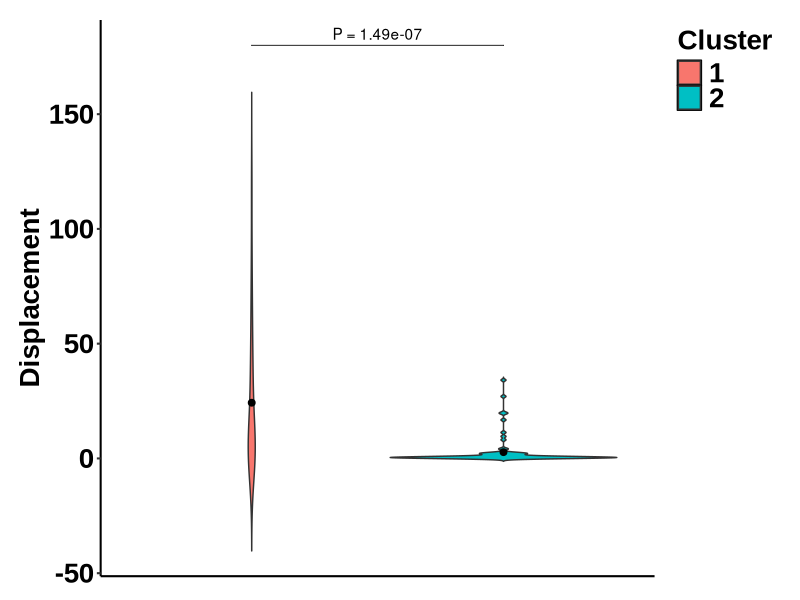
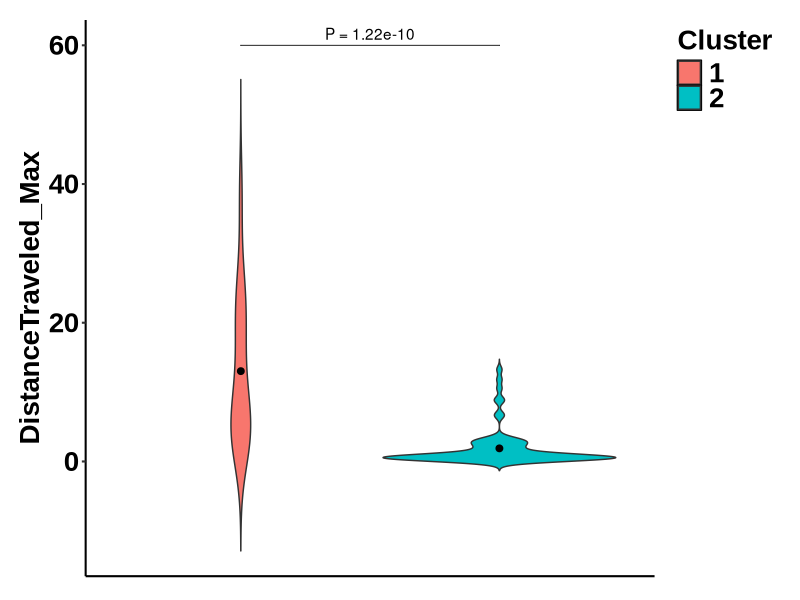
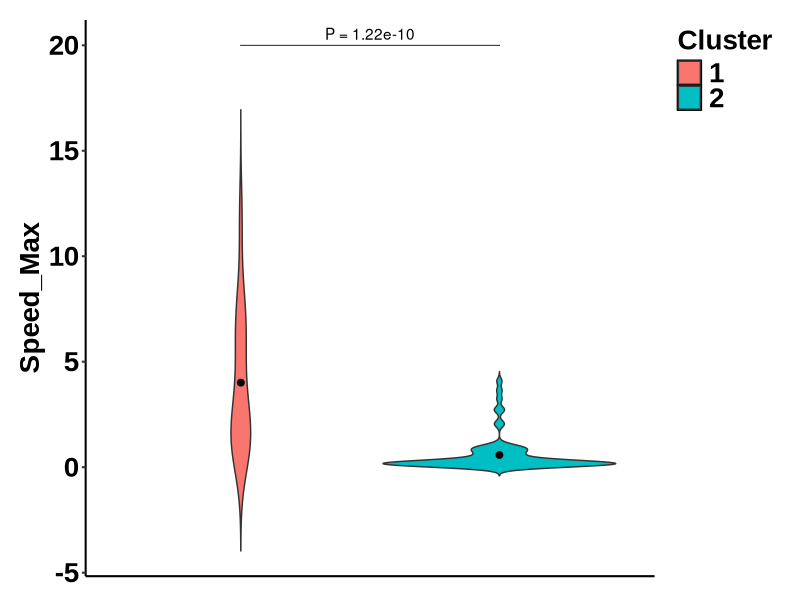
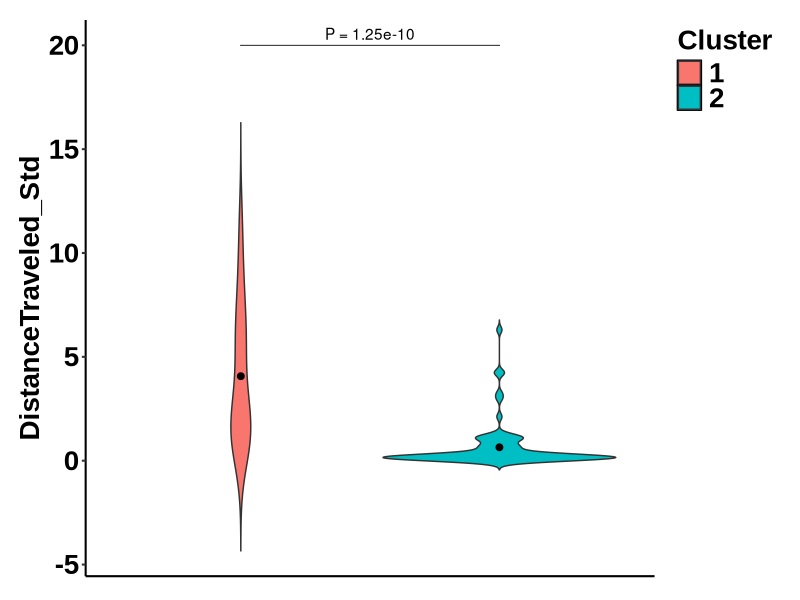
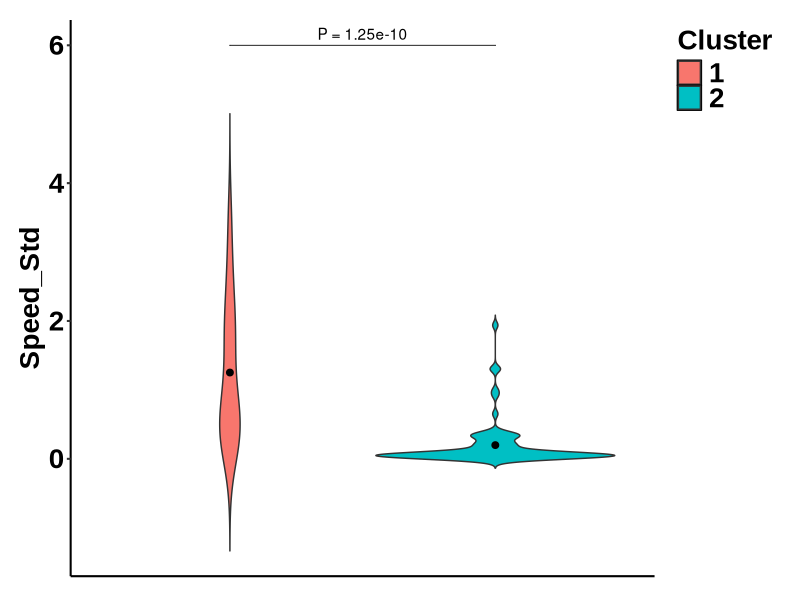
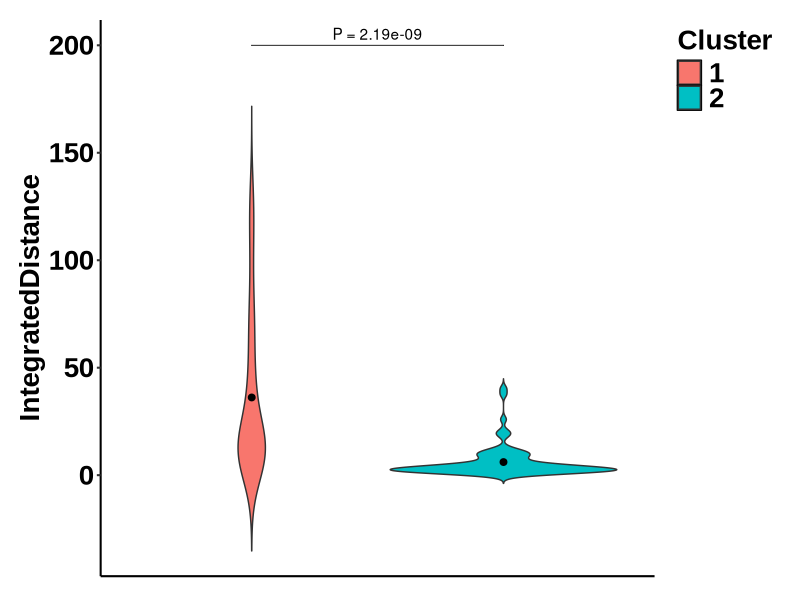
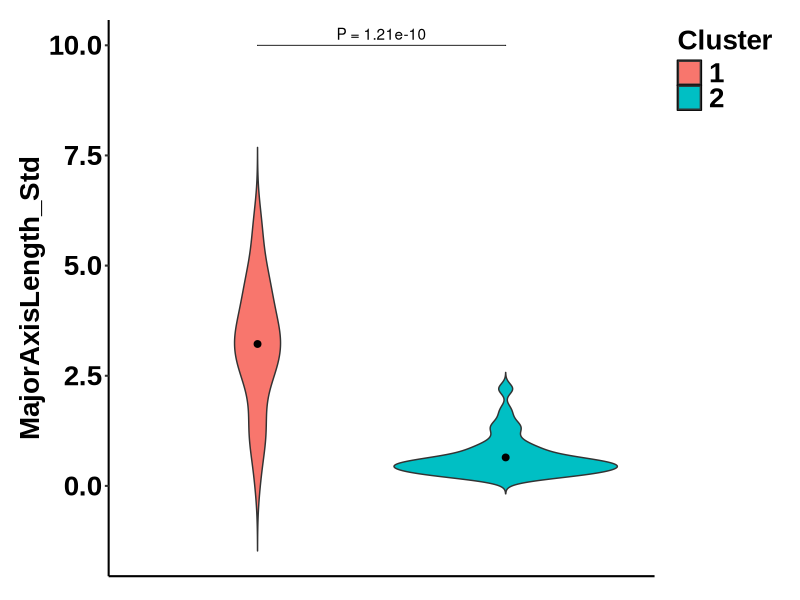
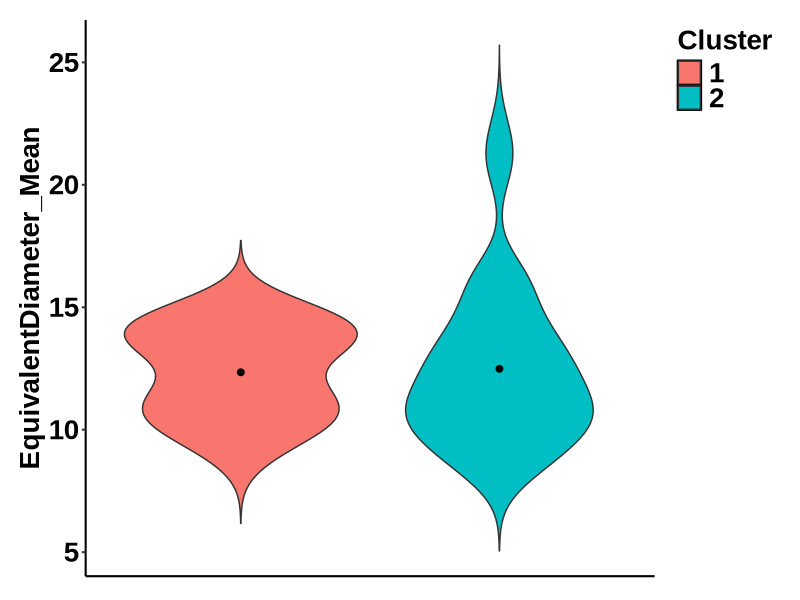

Recreate these plots in R, in order.
setwd("/Users/shuntaro/Documents/R/CW/230302_scBehavSeq_12081/R_output")
getwd()

install.packages("rstatix")
install.packages("ggpubr")

library(tidyverse)
library(cowplot)
library(scales)
library(rstatix)
library(ggpubr)

set.seed(2022)

mytheme1 <- theme(panel.background = element_blank(),
                  plot.margin = unit(c(1, 1, 0, 1), "lines"),
                  plot.title = element_text(hjust = 0.5, size=20, family = "Arial", face = "bold"),
                  axis.line = element_line(size = 0.7),
                  axis.ticks = element_line(size = 0.7), 
                  axis.title = element_text(size=20, family = "Arial", face = "bold"), 
                  axis.text = element_text(size=20, color = "black", family = "Arial", face = "bold"), 
                  legend.position = "top", 
                  legend.key = element_rect(fill = "white"), 
                  legend.title = element_text(size = 20, family = "Arial", face = "bold"),
                  legend.text = element_text(size = 20, family = "Arial", face = "bold"), 
                  strip.background = element_rect(colour = "black", fill = "white"), 
                  strip.text.x = element_text(size=18, family = "Arial", face = "bold"), 
                  strip.text.y = element_text(size=18, family = "Arial", face = "bold"))

mytheme2 = theme_bw() + 
        theme(panel.background = element_blank(),
              plot.margin = unit(c(1, 1, 0, 1), "lines"),
              plot.title = element_text(hjust = 0.5, size=20, family = "Arial", face = "bold"),
              axis.title = element_text(size=20, family = "Arial", face = "bold"), 
              axis.text = element_text(size=20, color = "black", family = "Arial", face = "bold"), 
              panel.grid = element_blank(),
              legend.position = "right", 
              legend.justification = "top",
              legend.key = element_rect(fill = "white"), 
              legend.title = element_text(size = 20, family = "Arial", face = "bold"),
              legend.text = element_text(size = 20, family = "Arial", face = "bold"), 
              strip.background = element_rect(colour = "black", fill = "white"), 
              strip.text.x = element_text(size=18, family = "Arial", face = "bold"), 
              strip.text.y = element_text(size=18, family = "Arial", face = "bold"))

df.joined.2.new = read_csv("12081_ATG_Ly6G_Parameters_M2.csv")

df.annotation = read_csv("12081_ATG_Ly6G_Annotation.csv") %>%
        mutate(Order = as.integer(Order), 
               Cluster = factor(Cluster, levels = c("1", "2"))) %>%
        print()

# クラスター間で有意（>0.25: log scale）に変化しているパラメータを検索する。
## df.joined.2.newとdf.annotationをOrderをアンカーにして結合
df.joined.2.hc = df.joined.2.new %>%
        full_join(df.annotation, by = "Order") %>%
        relocate(Cluster, .after = Label)

## クラスターごとのパラメータの平均値を計算
df.joined.2.hc.mean = df.joined.2.hc %>%
        group_by(Cluster) %>%
        summarise(across(Area_Mean:IntegratedDistance, mean)) %>%
        print()

df.joined.2.hc.mean.t = t(as.matrix(df.joined.2.hc.mean))
colnames(df.joined.2.hc.mean.t) = c("Cluster_1", "Cluster_2")


df.joined.2.hc.mean.t = df.joined.2.hc.mean %>%
        mutate(Cluster = str_c("Cluster", Cluster, sep = "_")) %>%
        pivot_longer(!Cluster, names_to = "Variable", values_to = "value") %>%
        pivot_wider(names_from = Cluster)

df.joined.2.hc.summary = df.joined.2.hc.mean.t %>%
        mutate(loge_fold = log(Cluster_2 / Cluster_1), 
               abs_loge_fold = abs(loge_fold)) %>%
        arrange(-abs_loge_fold) %>%
        print()

write_csv(df.joined.2.hc.summary, "12081_ATG_Ly6G_Hc2_Summary.csv")

Top10.param = c("Displacement", 
               "DistanceTraveled_Max", 
               "Speed_Max", 
               "DistanceTraveled_Std", 
               "Speed_Std", 
               "IntegratedDistance", 
               "DistanceTraveled_Mean", 
               "Speed_Mean", 
               "MajorAxisLength_Std", 
               "Area_Std")

# Top5.paramをクラスター間で比較する
## 指定したパラメータのtukey's t-test結果を表示する関数anova.pwcを作成する。
tukey = function(data = df.joined.2.hc, 
                     parameter){
        
        tukey.param = tukey_hsd(data, as.formula(paste0(parameter, "~ Cluster")))
        
        return(tukey.param)
}

tukey.Displacement = tukey(df.joined.2.hc, 
                                   parameter = "Displacement")
tukey.Displacement

## 指定したパラメータのavova結果を反映したviolin plotを表示する関数PlotViolinを作成する。
PlotViolin = function(data_full = df.joined.2.hc, 
                      data_mean = df.joined.2.hc.mean, 
                      parameter = parameter, 
                      pvalue.y.position = pvalue.y.position){
        
        pwc.param = tukey_hsd(data_full, as.formula(paste0(parameter, "~ Cluster")))
        
        p1 = ggplot(data_full) +
                mytheme1 +
                theme(plot.margin = unit(c(1, 1, 1, 1), "lines"))
        
        p2_1 = p1 +
                aes(x = Cluster, y = .data[[parameter]]) +
                geom_violin(aes(fill = Cluster), 
                            trim = FALSE, 
                            adjust = 1) +
                theme(axis.title.x = element_blank(), 
                      axis.ticks.x = element_blank(), 
                      axis.text.x = element_blank(), 
                      legend.position = "right", 
                      legend.justification = "top")
        
        p2_2 = p2_1 + 
                geom_point(data = data_mean,
                           aes(x = Cluster, y = .data[[parameter]]),
                           size = 2) +
                theme(axis.title.x = element_blank(), 
                      axis.ticks.x = element_blank(), 
                      axis.text.x = element_blank())
        
        ViolinPlot = p2_2 +
                stat_pvalue_manual(pwc.param[pwc.param$term == "Cluster", ], 
                                   label = "P = {p.adj}", 
                                   y.position = pvalue.y.position, 
                                   step.increase = 0.1, 
                                   tip.length = 0, 
                                   hide.ns = TRUE)
        
        return(ViolinPlot)
}

### Displacement
ViolinPlot.Displacement = PlotViolin(data_full = df.joined.2.hc, 
                                     data_mean = df.joined.2.hc.mean,
                                     parameter = "Displacement", 
                                     pvalue.y.position = 180)

ViolinPlot.Displacement
ggsave("Violin_Displacement.tiff", width = 5, height = 5)

### DistanceTraveled_Max
ViolinPlot.DistanceTraveled_Max = PlotViolin(parameter = "DistanceTraveled_Max", 
                                     pvalue.y.position = 60)

ViolinPlot.DistanceTraveled_Max
ggsave("Violin_DistanceTraveled_Max.tiff", width = 5, height = 5)

### Speed_Max
ViolinPlot.Speed_Max = PlotViolin(parameter = "Speed_Max", 
                                  pvalue.y.position = 20)

ViolinPlot.Speed_Max
ggsave("Violin_Speed_Max.tiff", width = 5, height = 5)

### DistanceTraveled_Std
ViolinPlot.DistanceTraveled_Std = PlotViolin(parameter = "DistanceTraveled_Std", 
                                             pvalue.y.position = 20)

ViolinPlot.DistanceTraveled_Std
ggsave("Violin_DistanceTraveled_Std.tiff", width = 5, height = 5)

### Speed_Std
ViolinPlot.Speed_Std = PlotViolin(parameter = "Speed_Std", 
                                             pvalue.y.position = 6)

ViolinPlot.Speed_Std
ggsave("Violin_Speed_Std.tiff", width = 5, height = 5)

### IntegratedDistance
ViolinPlot.IntegratedDistance = PlotViolin(parameter = "IntegratedDistance", 
                                             pvalue.y.position = 200)

ViolinPlot.IntegratedDistance
ggsave("Violin_IntegratedDistance.tiff", width = 5, height = 5)

### MajorAxisLength_Std
ViolinPlot.MajorAxisLength_Std = PlotViolin(parameter = "MajorAxisLength_Std", 
                                           pvalue.y.position = 10)

ViolinPlot.MajorAxisLength_Std
ggsave("Violin_MajorAxisLength_Std.tiff", width = 5, height = 5)

### EquivalentDiameter_Mean
summary(df.joined.2.hc$EquivalentDiameter_Mean)
summary(df.joined.2.hc$EquivalentDiameter_Std)
ViolinPlot.EquivalentDiameter_Mean = PlotViolin(parameter = "EquivalentDiameter_Mean", 
                                 pvalue.y.position = 120)

ViolinPlot.EquivalentDiameter_Mean
ggsave("Violin_EquivalentDiameter_Mean.tiff", width = 5, height = 5)

### Area_Std
ViolinPlot.Area_Std = PlotViolin(parameter = "Area_Std", 
                                      pvalue.y.position = 120)

ViolinPlot.Area_Std
ggsave("Violin_Area_Std.tiff", width = 5, height = 5)

### Perimeter_Std
ViolinPlot.Perimeter_Std = PlotViolin(parameter = "Perimeter_Std", 
                                            pvalue.y.position = 20)

ViolinPlot.Perimeter_Std
ggsave("Violin_Perimeter_Std.tiff", width = 5, height = 5)

### Eccentricity_Std
ViolinPlot.Eccentricity_Std = PlotViolin(parameter = "Eccentricity_Std", 
                                      pvalue.y.position = 0.4)

ViolinPlot.Eccentricity_Std
ggsave("Violin_Eccentricity_Std.tiff", width = 5, height = 5)

### Solidity_Std
ViolinPlot.Solidity_Std = PlotViolin(parameter = "Solidity_Std", 
                                         pvalue.y.position = 0.1)

ViolinPlot.Solidity_Std
ggsave("Violin_Solidity_Std.tiff", width = 5, height = 5)

# 全パラメータのviolin plotをまとめて表示
plot_grid(ViolinPlot.Speed_Max + theme(legend.position = "none"), 
          ViolinPlot.Speed_Std + theme(legend.position = "none"), 
          ViolinPlot.Area_Std + theme(legend.position = "none"), 
          ViolinPlot.Eccentricity_Std + theme(legend.position = "none"), 
          ViolinPlot.Solidity_Std + theme(legend.position = "right", 
                        legend.justification = "top"), 
          nrow = 2, 
          ncol = 3,
          rel_widths = c(1, 1.2, 1))
ggsave("Violin_Top.tiff", width = 15, height = 10)          
